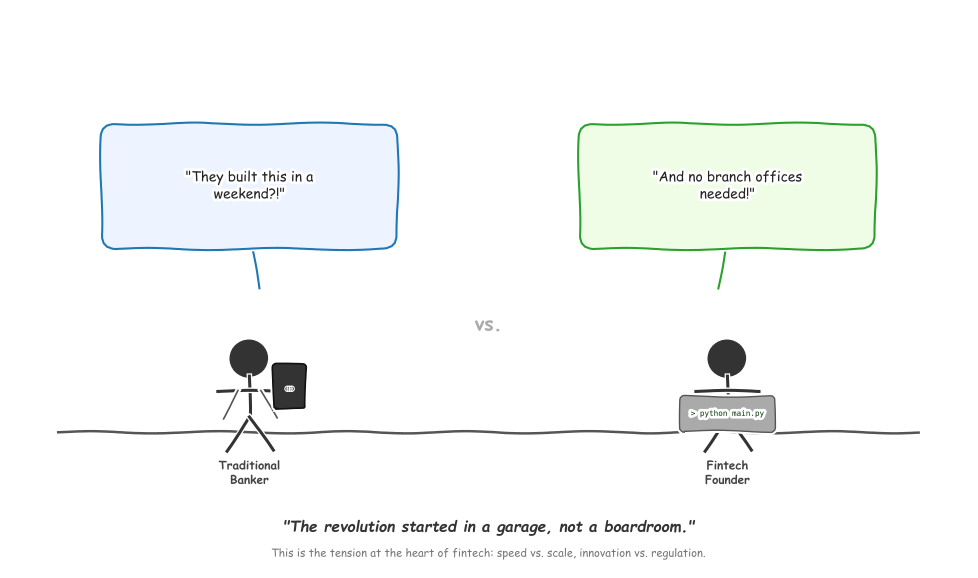

Reproduce this figure in Python.
"""
Figure 11: Opening Cartoon (XKCD style)
Banker staring at phone, fintech founder with laptop.
Speech bubbles: "They built this in a weekend?" / "And no branch offices needed!"
Caption: "The revolution started in a garage, not a boardroom."
"""

import sys
import os
sys.path.insert(0, os.path.join(os.path.dirname(__file__), '..', '..', '_shared'))

import matplotlib
matplotlib.use('Agg')
import matplotlib.pyplot as plt
from matplotlib.patches import FancyBboxPatch, Circle
import numpy as np

try:
    from chart_styles import V4_COLORS
except ImportError:
    V4_COLORS = {
        'MLPURPLE': '#9467BD', 'MLBLUE': '#1F77B4', 'MLRED': '#D62728',
        'MLORANGE': '#FF7F0E', 'MLGREEN': '#2CA02C', 'MLGRAY': '#7F7F7F',
        'MLTEAL': '#0D7377', 'MLCYAN': '#14BDEB', 'MLYELLOW': '#BCBD22',
        'MLPINK': '#E377C2', 'MLBROWN': '#8C564B',
    }

CHART_METADATA = {
    'title': 'Opening Cartoon: Fintech Disruption',
    'type': 'cartoon_opening',
    'section': 'WHY',
    'lecture_number': 1,
}

def draw_stick_figure(ax, cx, cy, scale=1.0, color='#333333'):
    """Draw a simple stick figure."""
    head_r = 0.18 * scale
    head = Circle((cx, cy + 0.55 * scale + head_r), head_r,
                   color=color, fill=True, zorder=5)
    ax.add_patch(head)
    # Body
    ax.plot([cx, cx], [cy + 0.55 * scale, cy + 0.15 * scale],
            color=color, lw=2.0 * scale, zorder=5)
    # Arms
    ax.plot([cx - 0.3 * scale, cx + 0.3 * scale],
            [cy + 0.40 * scale, cy + 0.40 * scale],
            color=color, lw=2.0 * scale, zorder=5)
    # Legs
    ax.plot([cx, cx - 0.22 * scale], [cy + 0.15 * scale, cy - 0.18 * scale],
            color=color, lw=2.0 * scale, zorder=5)
    ax.plot([cx, cx + 0.22 * scale], [cy + 0.15 * scale, cy - 0.18 * scale],
            color=color, lw=2.0 * scale, zorder=5)

def draw_speech_bubble(ax, x, y, w, h, text, fontsize=9, tail_x=None, tail_y=None,
                        fc='#FFFDE7', ec='#AAAAAA', style='round,pad=0.15'):
    box = FancyBboxPatch((x - w / 2, y - h / 2), w, h,
                          boxstyle=style, facecolor=fc,
                          edgecolor=ec, linewidth=1.5, zorder=6)
    ax.add_patch(box)
    ax.text(x, y, text, ha='center', va='center',
            fontsize=fontsize, color='#222222', zorder=7, wrap=True,
            multialignment='center')
    if tail_x is not None and tail_y is not None:
        ax.plot([x, tail_x], [y - h / 2, tail_y],
                color=ec, lw=1.5, zorder=5)

with plt.xkcd(scale=0.8, length=100, randomness=2):
    fig, ax = plt.subplots(figsize=(10, 6))
    ax.set_xlim(0, 10)
    ax.set_ylim(0, 6)
    ax.axis('off')
    fig.patch.set_facecolor('white')

    # Ground line
    ax.axhline(y=1.45, color='#555555', linewidth=1.8, xmin=0.05, xmax=0.95, zorder=3)

    # === LEFT FIGURE: Traditional Banker (suit, holding phone) ===
    banker_cx = 2.5
    draw_stick_figure(ax, banker_cx, 1.45, scale=1.1, color='#333333')

    # Suit jacket lines (visual hint)
    ax.plot([banker_cx - 0.12, banker_cx - 0.28],
            [1.45 + 0.45, 1.45 + 0.15], color='#555555', lw=1.2, zorder=5)
    ax.plot([banker_cx + 0.12, banker_cx + 0.28],
            [1.45 + 0.45, 1.45 + 0.15], color='#555555', lw=1.2, zorder=5)

    # Phone held in right hand
    phone = FancyBboxPatch((banker_cx + 0.28, 1.45 + 0.28), 0.28, 0.42,
                            boxstyle='round,pad=0.03', facecolor='#333333',
                            edgecolor='#111111', linewidth=1.2, zorder=5)
    ax.add_patch(phone)
    ax.text(banker_cx + 0.42, 1.45 + 0.49, '...', ha='center', va='center',
            fontsize=6, color='white', zorder=6)

    # Label
    ax.text(banker_cx, 1.15, 'Traditional\nBanker', ha='center', va='top',
            fontsize=8.5, color='#444444', fontweight='bold')

    # Speech bubble (thought) for banker
    draw_speech_bubble(ax, banker_cx, 4.1, 2.8, 1.05,
                        '"They built this in a\nweekend?!"',
                        fontsize=10, tail_x=banker_cx + 0.1, tail_y=3.0,
                        fc='#EEF4FF', ec=V4_COLORS['MLBLUE'])

    # === RIGHT FIGURE: Fintech Founder (t-shirt, laptop) ===
    founder_cx = 7.5
    draw_stick_figure(ax, founder_cx, 1.45, scale=1.1, color='#333333')

    # Laptop on lap (leaning)
    laptop = FancyBboxPatch((founder_cx - 0.45, 1.45 + 0.05), 0.90, 0.30,
                             boxstyle='round,pad=0.04', facecolor='#AAAAAA',
                             edgecolor='#555555', linewidth=1.0, zorder=5)
    ax.add_patch(laptop)
    ax.text(founder_cx, 1.45 + 0.20, '> python main.py', ha='center', va='center',
            fontsize=5.5, color='#003300', zorder=6, family='monospace')

    # Label
    ax.text(founder_cx, 1.15, 'Fintech\nFounder', ha='center', va='top',
            fontsize=8.5, color='#444444', fontweight='bold')

    # Speech bubble for founder
    draw_speech_bubble(ax, founder_cx, 4.1, 2.8, 1.05,
                        '"And no branch offices\nneeded!"',
                        fontsize=10, tail_x=founder_cx - 0.1, tail_y=3.0,
                        fc='#EFFDE7', ec=V4_COLORS['MLGREEN'])

    # === Central divider / vs label ===
    ax.text(5.0, 2.6, 'vs.', ha='center', va='center',
            fontsize=14, color='#AAAAAA', fontweight='bold')

    # === Caption at bottom ===
    ax.text(5.0, 0.42, '"The revolution started in a garage, not a boardroom."',
            ha='center', va='center', fontsize=11,
            color='#333333', fontstyle='italic', fontweight='bold')

    ax.text(5.0, 0.14, 'This is the tension at the heart of fintech: speed vs. scale, innovation vs. regulation.',
            ha='center', va='center', fontsize=8.0, color='#777777')

    output_path = os.path.join(os.path.dirname(__file__), 'cartoon.pdf')
    fig.tight_layout()
    fig.savefig(output_path, format='pdf', bbox_inches='tight', dpi=300, facecolor='white')
    plt.close(fig)
    print(f'Saved: {output_path}')
